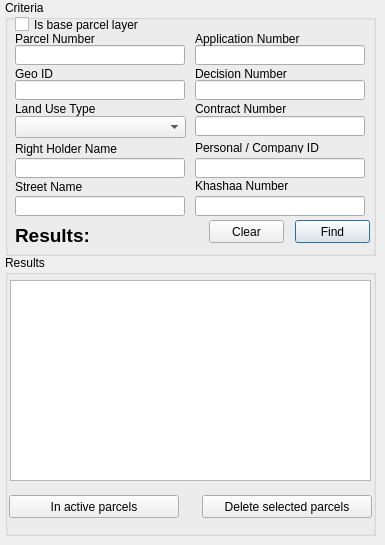
      <widget class="QWidget" name="parcel_tab">
       <attribute name="title">
        <string>Parcel</string>
       </attribute>
       <widget class="QGroupBox" name="groupBox_9">
        <property name="geometry">
         <rect>
          <x>5</x>
          <y>0</y>
          <width>371</width>
          <height>256</height>
         </rect>
        </property>
        <property name="title">
         <string>Criteria</string>
        </property>
        <widget class="QLineEdit" name="parcel_num_edit">
         <property name="geometry">
          <rect>
           <x>10</x>
           <y>45</y>
           <width>170</width>
           <height>20</height>
          </rect>
         </property>
        </widget>
        <widget class="QLineEdit" name="geo_id_edit">
         <property name="geometry">
          <rect>
           <x>10</x>
           <y>80</y>
           <width>170</width>
           <height>20</height>
          </rect>
         </property>
        </widget>
        <widget class="QLineEdit" name="parcel_right_holder_name_edit">
         <property name="geometry">
          <rect>
           <x>10</x>
           <y>158</y>
           <width>170</width>
           <height>20</height>
          </rect>
         </property>
        </widget>
        <widget class="QLineEdit" name="parcel_app_num_edit">
         <property name="geometry">
          <rect>
           <x>190</x>
           <y>45</y>
           <width>170</width>
           <height>20</height>
          </rect>
         </property>
        </widget>
        <widget class="QLineEdit" name="parcel_contract_num_edit">
         <property name="geometry">
          <rect>
           <x>190</x>
           <y>116</y>
           <width>170</width>
           <height>20</height>
          </rect>
         </property>
        </widget>
        <widget class="QLineEdit" name="parcel_decision_num_edit">
         <property name="geometry">
          <rect>
           <x>190</x>
           <y>80</y>
           <width>170</width>
           <height>20</height>
          </rect>
         </property>
        </widget>
        <widget class="QLabel" name="label_22">
         <property name="geometry">
          <rect>
           <x>10</x>
           <y>30</y>
           <width>170</width>
           <height>17</height>
          </rect>
         </property>
         <property name="text">
          <string>Parcel Number</string>
         </property>
        </widget>
        <widget class="QLabel" name="label_23">
         <property name="geometry">
          <rect>
           <x>10</x>
           <y>65</y>
           <width>170</width>
           <height>17</height>
          </rect>
         </property>
         <property name="text">
          <string>Geo ID</string>
         </property>
        </widget>
        <widget class="QLabel" name="label_24">
         <property name="geometry">
          <rect>
           <x>10</x>
           <y>100</y>
           <width>170</width>
           <height>17</height>
          </rect>
         </property>
         <property name="text">
          <string>Land Use Type</string>
         </property>
        </widget>
        <widget class="QLabel" name="label_25">
         <property name="geometry">
          <rect>
           <x>10</x>
           <y>140</y>
           <width>170</width>
           <height>17</height>
          </rect>
         </property>
         <property name="text">
          <string>Right Holder Name</string>
         </property>
        </widget>
        <widget class="QLabel" name="label_26">
         <property name="geometry">
          <rect>
           <x>190</x>
           <y>30</y>
           <width>170</width>
           <height>17</height>
          </rect>
         </property>
         <property name="text">
          <string>Application Number</string>
         </property>
        </widget>
        <widget class="QLabel" name="label_27">
         <property name="geometry">
          <rect>
           <x>190</x>
           <y>65</y>
           <width>170</width>
           <height>17</height>
          </rect>
         </property>
         <property name="text">
          <string>Decision Number</string>
         </property>
        </widget>
        <widget class="QLabel" name="label_28">
         <property name="geometry">
          <rect>
           <x>190</x>
           <y>100</y>
           <width>170</width>
           <height>17</height>
          </rect>
         </property>
         <property name="text">
          <string>Contract Number</string>
         </property>
        </widget>
        <widget class="QComboBox" name="land_use_type_cbox">
         <property name="geometry">
          <rect>
           <x>10</x>
           <y>116</y>
           <width>171</width>
           <height>22</height>
          </rect>
         </property>
        </widget>
        <widget class="QLabel" name="parcel_results_label">
         <property name="geometry">
          <rect>
           <x>10</x>
           <y>225</y>
           <width>131</width>
           <height>20</height>
          </rect>
         </property>
         <property name="font">
          <font>
           <family>Lucida Grande</family>
           <pointsize>14</pointsize>
           <weight>75</weight>
           <bold>true</bold>
          </font>
         </property>
         <property name="text">
          <string>Results:</string>
         </property>
         <property name="alignment">
          <set>Qt::AlignLeading|Qt::AlignLeft|Qt::AlignVCenter</set>
         </property>
        </widget>
        <widget class="QLabel" name="label_70">
         <property name="geometry">
          <rect>
           <x>190</x>
           <y>142</y>
           <width>161</width>
           <height>11</height>
          </rect>
         </property>
         <property name="text">
          <string>Personal / Company ID</string>
         </property>
        </widget>
        <widget class="QLineEdit" name="personal_parcel_edit">
         <property name="geometry">
          <rect>
           <x>190</x>
           <y>158</y>
           <width>170</width>
           <height>20</height>
          </rect>
         </property>
        </widget>
        <widget class="QCheckBox" name="is_parcel_checkbox">
         <property name="geometry">
          <rect>
           <x>10</x>
           <y>16</y>
           <width>181</width>
           <height>17</height>
          </rect>
         </property>
         <property name="text">
          <string>Is base parcel layer</string>
         </property>
        </widget>
        <widget class="QLineEdit" name="parcel_khashaa_edit">
         <property name="geometry">
          <rect>
           <x>190</x>
           <y>196</y>
           <width>170</width>
           <height>20</height>
          </rect>
         </property>
        </widget>
        <widget class="QLabel" name="label_83">
         <property name="geometry">
          <rect>
           <x>10</x>
           <y>178</y>
           <width>170</width>
           <height>17</height>
          </rect>
         </property>
         <property name="text">
          <string>Street Name</string>
         </property>
        </widget>
        <widget class="QLineEdit" name="parcel_streetname_edit">
         <property name="geometry">
          <rect>
           <x>10</x>
           <y>196</y>
           <width>170</width>
           <height>20</height>
          </rect>
         </property>
        </widget>
        <widget class="QLabel" name="label_84">
         <property name="geometry">
          <rect>
           <x>190</x>
           <y>180</y>
           <width>161</width>
           <height>11</height>
          </rect>
         </property>
         <property name="text">
          <string>Khashaa Number</string>
         </property>
        </widget>
       </widget>
       <widget class="QPushButton" name="parcel_find_button">
        <property name="geometry">
         <rect>
          <x>295</x>
          <y>220</y>
          <width>75</width>
          <height>23</height>
         </rect>
        </property>
        <property name="text">
         <string>Find</string>
        </property>
        <property name="default">
         <bool>true</bool>
        </property>
       </widget>
       <widget class="QPushButton" name="parcel_clear_button">
        <property name="geometry">
         <rect>
          <x>209</x>
          <y>220</y>
          <width>75</width>
          <height>23</height>
         </rect>
        </property>
        <property name="text">
         <string>Clear</string>
        </property>
       </widget>
       <widget class="QGroupBox" name="groupBox_10">
        <property name="geometry">
         <rect>
          <x>5</x>
          <y>255</y>
          <width>371</width>
          <height>281</height>
         </rect>
        </property>
        <property name="title">
         <string>Results</string>
        </property>
        <widget class="QTableWidget" name="parcel_results_twidget">
         <property name="geometry">
          <rect>
           <x>5</x>
           <y>25</y>
           <width>361</width>
           <height>201</height>
          </rect>
         </property>
         <property name="dragEnabled">
          <bool>true</bool>
         </property>
         <property name="selectionMode">
          <enum>QAbstractItemView::ExtendedSelection</enum>
         </property>
        </widget>
        <widget class="QPushButton" name="delete_parcel_button">
         <property name="geometry">
          <rect>
           <x>197</x>
           <y>240</y>
           <width>170</width>
           <height>23</height>
          </rect>
         </property>
         <property name="text">
          <string>Delete selected parcels</string>
         </property>
        </widget>
        <widget class="QPushButton" name="parcel_view_button">
         <property name="geometry">
          <rect>
           <x>4</x>
           <y>240</y>
           <width>170</width>
           <height>23</height>
          </rect>
         </property>
         <property name="text">
          <string>In active parcels</string>
         </property>
        </widget>
       </widget>
      </widget>
